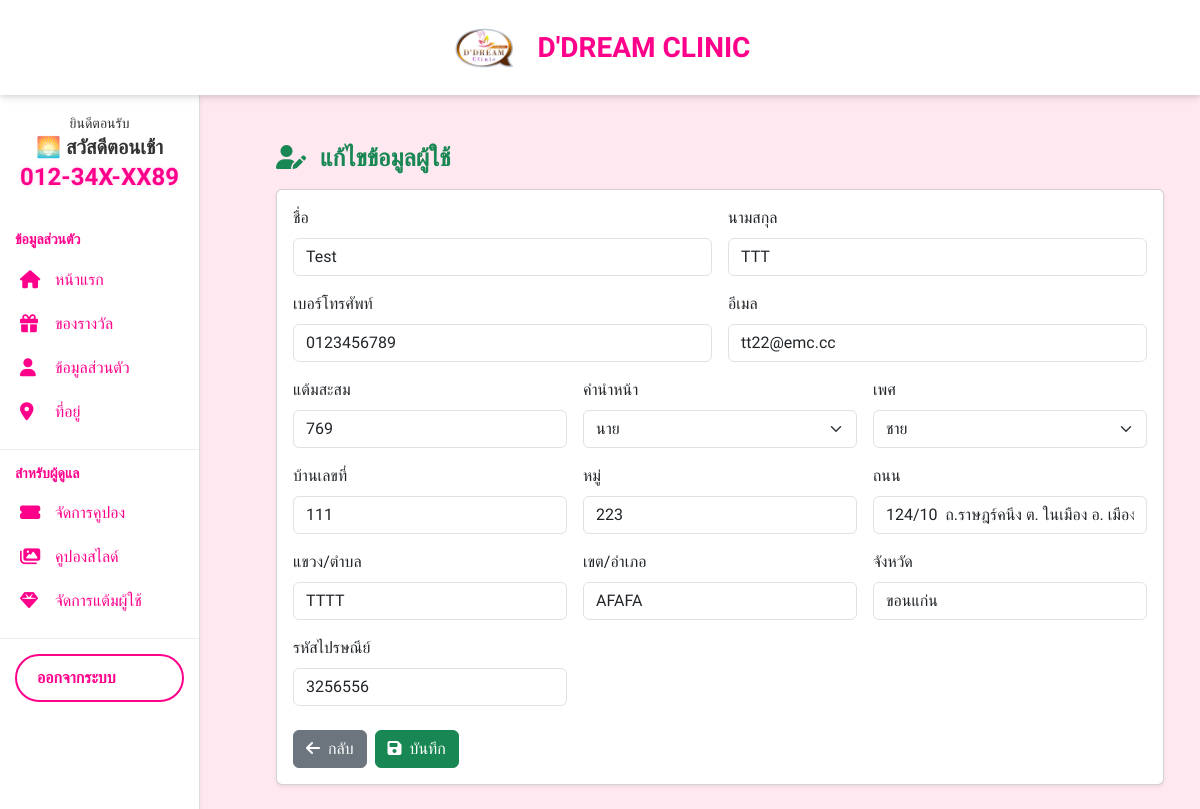
/account/staff/edit/1/ (signed in), run on the app's committed database.
### account/models.py (models this page shows, shortened)
class User(AbstractUser):
    phone = models.CharField(max_length=10, unique=True)
    username = models.CharField(max_length=150, blank=True, null=True)
    USERNAME_FIELD = 'phone'
    REQUIRED_FIELDS = []

class Profile(models.Model):
    TITLE_CHOICES = [
        ('นาย', 'นาย'),
        ('นาง', 'นาง'),
        ('นางสาว', 'นางสาว'),
        ('อื่นๆ', 'อื่นๆ'),
    ]
    GENDER_CHOICES = [
        ('ชาย', 'ชาย'),
        ('หญิง', 'หญิง'),
        ('อื่นๆ', 'อื่นๆ'),
    ]
    user = models.OneToOneField(User, on_delete=models.CASCADE)
    title = models.CharField(max_length=20, choices=TITLE_CHOICES, blank=True)
    gender = models.CharField(max_length=10, choices=GENDER_CHOICES, blank=True)
    phone = models.IntegerField(blank=True, null=True)
    points = models.PositiveIntegerField(default=0)
    house_no = models.CharField(max_length=50, blank=True)
    moo = models.CharField(max_length=10, blank=True)
    street = models.CharField(max_length=100, blank=True)
    subdistrict = models.CharField(max_length=100, blank=True)  # แขวง/ตำบล
    district = models.CharField(max_length=100, blank=True)     # เขต/อำเภอ
    province = models.CharField(max_length=100, blank=True)
    postal_code = models.CharField(max_length=10, blank=True)

### account/views.py (the view, shortened to what this page needs)
# urls.py: path('staff/edit/<int:user_id>/', views.edit_user, name='edit_user'),
@staff_member_required
def edit_user(request, user_id):
    user = get_object_or_404(User, id=user_id)
    profile = getattr(user, 'profile', None)
    return render(request, 'staff/edit_user.html', {
        'user': user,
        'profile': profile,
    })

### account/templatetags/phone_filters.py (called while the page is built, shortened)
@register.filter(name="mask_phone")
def mask_phone(value: str) -> str:
    if not value:
        return ""
    s = str(value)
    digits = re.sub(r"\D", "", s)
    if len(digits) == 10:
        a = digits[:3]
        b = digits[3:6]
        c = digits[6:]
        b_mask = (b[:2] + "X") if len(b) == 3 else (b + "X")
        if len(c) >= 4:
            c_mask = "XX" + c[-2:]
        elif len(c) == 3:
            c_mask = "XX" + c[-1]
        elif len(c) == 2:
            c_mask = "X" + c[-1]
        else:
            c_mask = "X"
        return f"{a}-{b_mask}-{c_mask}"

### templates/staff/edit_user.html (shortened to what this page needs)
{% extends 'base/base.html' %}
{% block content %}
<div class="container">
  <h4 class="fw-bold text-success mb-3 mt-4">
    <i class="fa fa-user-edit me-2"></i> แก้ไขข้อมูลผู้ใช้
  </h4>
  <div class="card shadow-sm">
    <div class="card-body">
      <form method="post">
        <div class="row g-3">
          <div class="col-md-6">
            <label class="form-label">ชื่อ</label>
            <input type="text" name="first_name" class="form-control" value="{{ user.first_name }}">
          </div>
          <div class="col-md-6">
            <label class="form-label">นามสกุล</label>
            <input type="text" name="last_name" class="form-control" value="{{ user.last_name }}">
          </div>
          <div class="col-md-6">
            <label class="form-label">เบอร์โทรศัพท์</label>
            <input type="text" name="phone" class="form-control" value="{{ user.phone }}" required>
          </div>
          <div class="col-md-6">
            <label class="form-label">อีเมล</label>
            <input type="email" name="email" class="form-control" value="{{ user.email }}">
          </div>
          <div class="col-md-4">
            <label class="form-label">แต้มสะสม</label>
            <input type="number" name="points" class="form-control" value="{{ profile.points|default:0 }}">
          </div>
          <div class="col-md-4">
            <label class="form-label">คำนำหน้า</label>
            <select name="title" class="form-select">
              {% for k,v in profile.TITLE_CHOICES %}
                <option value="{{ k }}" {% if profile.title == k %}selected{% endif %}>{{ v }}</option>
              {% endfor %}
            </select>
          </div>
          <div class="col-md-4">
            <label class="form-label">เพศ</label>
            <select name="gender" class="form-select">
              {% for k,v in profile.GENDER_CHOICES %}
                <option value="{{ k }}" {% if profile.gender == k %}selected{% endif %}>{{ v }}</option>
              {% endfor %}
            </select>
          </div>
          <div class="col-md-4">
            <label class="form-label">บ้านเลขที่</label>
            <input type="text" name="house_no" class="form-control" value="{{ profile.house_no }}">
          </div>
          <div class="col-md-4">
            <label class="form-label">หมู่</label>
            <input type="text" name="moo" class="form-control" value="{{ profile.moo }}">
          </div>
          <div class="col-md-4">
            <label class="form-label">ถนน</label>
            <input type="text" name="street" class="form-control" value="{{ profile.street }}">
          </div>
          <div class="col-md-4">
            <label class="form-label">แขวง/ตำบล</label>
            <input type="text" name="subdistrict" class="form-control" value="{{ profile.subdistrict }}">
          </div>
          <div class="col-md-4">
            <label class="form-label">เขต/อำเภอ</label>
            <input type="text" name="district" class="form-control" value="{{ profile.district }}">
          </div>
          <div class="col-md-4">
            <label class="form-label">จังหวัด</label>
            <input type="text" name="province" class="form-control" value="{{ profile.province }}">
          </div>
          <div class="col-md-4">
            <label class="form-label">รหัสไปรษณีย์</label>
            <input type="text" name="postal_code" class="form-control" value="{{ profile.postal_code }}">
          </div>
        </div>
        <div class="d-flex gap-2 mt-4">
          <a href="{% url 'account:staff_manage_points' %}" class="btn btn-secondary">
            <i class="fa fa-arrow-left me-1"></i> กลับ
          </a>
          <button type="submit" class="btn btn-success">
            <i class="fa fa-save me-1"></i> บันทึก
          </button>
        </div>
      </form>
    </div>
  </div>
</div>
{% endblock %}

### templates/base/sidebar_profile.html (shortened to what this page needs)
{% load static %}
{% load phone_filters %}
 <div class="main-content">
<div class="sidebar shadow-sm">
    <div class="p-3 rounded">
      <center><small>ยินดีตอนรับ</small>
      <h5 id="greeting" class="fw-bold mb-1">สวัสดี</h5>
        <h4 class="fw-bold text-pink">{{ user.phone|mask_phone|default:"099-99X-XX99" }}</h4>
</center>
    </div>
  <div class="sidebar-section">
    <h6>ข้อมูลส่วนตัว</h6>
    <a href="/account/dashboard/" class="{% if request.path == '/account/dashboard/' %}active{% endif %}">
      <i class="fa fa-home"></i> หน้าแรก
    </a>
    <a href="/account/redeem/" class="{% if request.path == '/account/redeem/' %}active{% endif %}">
      <i class="fa fa-gift"></i> ของรางวัล
    </a>
    <a href="/account/profile/" class="{% if request.path == '/account/profile/' %}active{% endif %}">
      <i class="fa fa-user"></i> ข้อมูลส่วนตัว
    </a>
    <a href="/account/address/" class="{% if request.path == '/account/address/' %}active{% endif %}">
      <i class="fa fa-map-marker-alt"></i> ที่อยู่
    </a>
  </div>
  {% if user.is_staff or user.is_superuser %}
  <div class="sidebar-section">
    <h6>สำหรับผู้ดูแล</h6>
    <a href="/account/coupon/" class="{% if request.path == '/account/coupon/' %}active{% endif %}">
      <i class="fa fa-ticket-alt"></i> จัดการคูปอง
    </a>
    <a href="/account/coupon/slide/" class="{% if request.path == '/account/coupon/slide/' %}active{% endif %}">
      <i class="fa fa-images"></i> คูปองสไลด์
    </a>
    <a href="/account/staff/points/" class="{% if request.path == '/account/staff/points/' %}active{% endif %}">
      <i class="fa fa-gem"></i> จัดการแต้มผู้ใช้
    </a>
  </div>
  {% endif %}
  <a href="/account/logout/" class="logout-btn">ออกจากระบบ</a>
</div>
</div>

### templates/base/sidebar_profile.html (style rules this page uses)
.sidebar { width: 200px; background-color: #ffffff; border-right: 1px solid #ddd; min-height: 100vh; position: fixed; left: 0; top: 95px; z-index: 1040; overflow-y: auto; padding-bottom: 80px; transition: all 0.3s ease; }
.sidebar-section { padding: 15px 0; border-bottom: 1px solid #eee; }
.sidebar-section h6 { font-weight: bold; color: #555; font-size: 14px; margin-left: 15px; margin-bottom: 10px; }
.sidebar a { display: flex; align-items: center; padding: 10px 20px; color: #333; text-decoration: none; transition: all 0.2s ease; }
.sidebar a i { width: 25px; font-size: 18px; color: #ff008b; margin-right: 10px; }
.logout-btn { margin: 15px; border: 2px solid #198754; color: #ffffff; font-weight: bold; border-radius: 25px; padding: 10px 0; transition: all 0.3s ease; text-align: center; text-decoration: none; }
@media (min-width: 992px) { .main-content { margin-left: 200px; padding: 20px; transition: margin-left 0.3s ease; } }
@media (min-width: 992px) { :root { --pink-color: #ff008b; } }
@media (min-width: 992px) { .sidebar a, .sidebar-section h6, .logout-btn, .footer-menu a span, .footer-menu a i { color: var(--pink-color) !important; } }
@media (min-width: 992px) { .logout-btn { border: 2px solid var(--pink-color) !important; color: var(--pink-color) !important; } }
.text-pink { color: #ff008b !important; font-weight: 700; text-shadow: 0 0 4px rgba(255, 102, 200, 0.3); }

### templates/staff/edit_user.html (style rules this page uses)
.container { margin-top: clamp(110px, 10vw, 130px); }

### data on the page
User: phone|mask_phone "012-34X-XX89", first_name "Test", last_name "TTT", phone "0123456789", email "tt22@emc.cc"
Profile: points "769", title "นาย", gender "ชาย", house_no "111", moo "223", street "124/10 ถ.ราษฎร์คนึง ต. ในเมือง อ. เมือง", subdistrict "TTTT", district "AFAFA", province "ขอนแก่น", postal_code "3256556"
